Frame 1 (no input): blank canvas, image omitted
Frame 60 (no input): blank canvas, image omitted
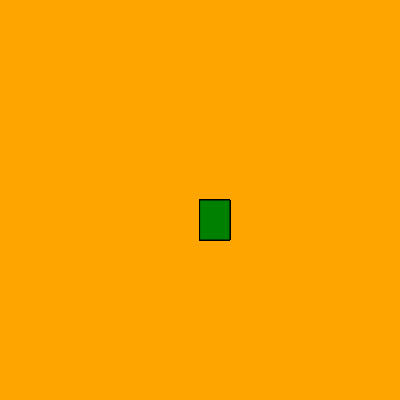
Frame 120 (the mouse pressed at the canvas centre since frame 60)

The p5.js sketch whose frames 1 and 60 were blank and that drew this single picture after the mouse press (run headless with seeded random() and noise() and a simulated clock; from frame 60 on, the mouse is pressed at the canvas centre):

// p5.js sketch
// ── sketch.js
function setup() {
    createCanvas(400, 400);
    background("orange");
  }
  
  function draw() { 
    stroke("black");
    fill("green");
  
    if(mouseIsPressed) {
      rect(mouseX, mouseY, 30, 40);
    }
  }
  
